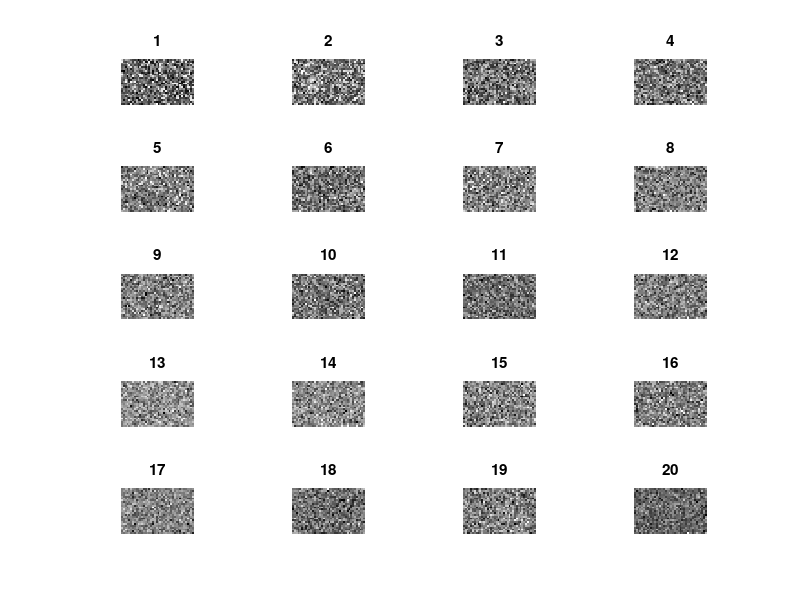

The MATLAB script that drew this image: (Note: this script raises an error after producing the figure.)
% MATLAB

digits = load('digits.txt');

% Remove the column average from the images:
image_averages = mean(digits,1);
digits2 = digits - repmat(image_averages,784,1);

% Normalizing to unit norm
digits3 = [];
for i = 1:1000
    digits3(:,i) = digits2(:,i)./norm(digits2(:,i),2);
end

% Remove the row average from the data
pixel_means = mean(digits3,2);
digits4 = digits3 - repmat(pixel_means,1,1000);

%{
% Visualize before and after preprocessing
figure
visual(digits,30)
figure
visual(digits4,30)
%}

% Visualize the mean of each of the 784 random variables
%visual(pixel_means,1)

%
% PCA
[U,S,V] = svd(digits4);

% Proportion of variance explained:
varx = cumsum(diag(S).^2) / sum(diag(S).^2) * 100;
%figure
%plot(1:784,varx)
%title('Proportion of Variance Explained');
%xlabel('Number of Principal Components');
%ylabel('Percentage of Variance Explained');

% Viusalize the first 20 principal components
for i=1:20
subplot(5,4,i)
imshow(mat2gray(reshape(V(:,i),25,40)))
title(num2str(i))
end

figure
visual(digits(:,41:50),4)
%
% Projecting on 1,2,4,8,16,32,64,128 dimensional subspaces
for i = 0:7
    dim = 2^i;
    proj = digits*(V(:,1:dim)*V(:,1:dim)');
    figure
    visual(proj(:,41:50),4)   
    
    % Average reconstruction error
    rerr = [];
    for i = 1:1000
        rerr(i) = mean((digits(:,i)-proj(:,i)).^2); 
    end
    rerr_ave = mean(rerr)
end
%{

% Loading noisy digits
noisy = load('noisyDigits.txt');

% Visualizing before cleaning
%figure

% Cleaning
% First removing the average
noisy2 = [];
for i = 1:100
    noisy2(:,i) = noisy(:,i)./norm(noisy(:,i),2);
end
image_averages2 = mean(noisy2,1);
noisy3 = noisy2 - repmat(image_averages2,784,1);
noisy4 = noisy3 + repmat(pixel_means,1,100);
visual(noisy(:,1:49),7)
figure
visual(noisy4(:,1:49),7)
pc_dim = 100;
% Projecting to PC subspace
proj_n = repmat(noisy4,1,10)*(V(:,1:pc_dim)*V(:,1:pc_dim)');

figure
visual(proj_n(:,1:49),7)
%}